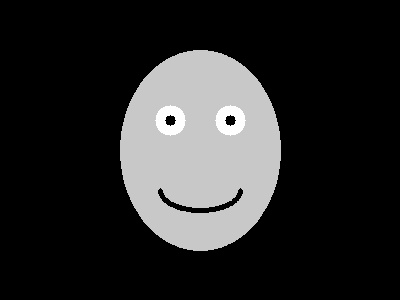
#> input picture test_face.jpg, 400 x 300 px
$ python -i face_detector.py   (imports and definitions only)
#> lines starting #> are read from the running program, lines starting #| are printed output that depends on the picture
#> further down, picture is the input picture: shape (300, 400, 3); min 0, max 255, mean 41.8
"""
Face detection module using OpenCV.
Provides functionality to detect face bounding boxes, eyes, and mouth positions.
"""

import cv2
import numpy as np
from typing import List, Tuple, Optional, Dict, Any
from dataclasses import dataclass


@dataclass
class FaceDetectionResult:
    """Container for face detection results."""
    face_bbox: Tuple[int, int, int, int]  # (x, y, width, height)
    left_eye: Optional[Tuple[int, int]] = None  # (x, y)
    right_eye: Optional[Tuple[int, int]] = None  # (x, y)
    mouth: Optional[Tuple[int, int]] = None  # (x, y)
    confidence: float = 0.0
    algorithm: str = "OpenCV"

    # Manual/OFIQ specific fields
    left_eye_center: Optional[Tuple[int, int]] = None  # Manual/OFIQ left eye center (x, y)
    right_eye_center: Optional[Tuple[int, int]] = None  # Manual/OFIQ right eye center (x, y)
    mouth_center: Optional[Tuple[int, int]] = None  # Manual/OFIQ mouth center (x, y)
    data_source: str = "detected"  # "detected", "manual", "ofiq"
    manual_confidence: float = 1.0  # Confidence for manual/OFIQ entries (0.0-1.0)

    # Additional facial landmarks (for future 98-point support)
    landmarks: Optional[List[Tuple[int, int]]] = None  # List of (x, y) coordinates

    # [12 lines left out: functions has_manual_data, get_effective_eyes, not called in this run]

    def get_effective_mouth(self) -> Optional[Tuple[int, int]]:
        """Get mouth coordinate, preferring manual/OFIQ data if available."""
        return self.mouth_center if self.mouth_center is not None else self.mouth

    # [35 lines left out: functions to_dict, from_dict, not called in this run]


class FaceDetector:
    """Face detector using OpenCV's Haar cascades and DNN models."""

    def __init__(self):
        self.face_cascade = None
        self.eye_cascade = None
        self.mouth_cascade = None
        self.face_dnn = None
        self.initialize_cascades()

    def initialize_cascades(self):
        """Initialize OpenCV cascade classifiers."""
        try:
            # Try to load Haar cascades
            self.face_cascade = cv2.CascadeClassifier(
                cv2.data.haarcascades + 'haarcascade_frontalface_default.xml'
            )
            self.eye_cascade = cv2.CascadeClassifier(
                cv2.data.haarcascades + 'haarcascade_eye.xml'
            )

            # Try to load mouth/smile cascade (may not be available in all OpenCV installations)
            try:
                # Try smile cascade first (more commonly available)
                self.mouth_cascade = cv2.CascadeClassifier(
                    cv2.data.haarcascades + 'haarcascade_smile.xml'
                )
                if self.mouth_cascade.empty():
                    # Try alternative mouth cascade
                    self.mouth_cascade = cv2.CascadeClassifier(
                        cv2.data.haarcascades + 'haarcascade_mcs_mouth.xml'
                    )
                    if self.mouth_cascade.empty():
                        print("Mouth cascade not available, mouth detection will be disabled")
                        self.mouth_cascade = None
            except Exception as e:
                print(f"Mouth cascade not available ({e}), mouth detection will be disabled")
                self.mouth_cascade = None

            # Try to load DNN model for better accuracy
            try:
                # This would require downloading model files
                # For now, we'll use cascades as fallback
                pass
            except:
                print("DNN model not available, using Haar cascades")

        except Exception as e:
            print(f"Error loading cascade classifiers: {e}")
            raise

    def detect_faces_haar(self, image: np.ndarray) -> List[FaceDetectionResult]:
        """
        Detect faces using Haar cascades.

        Args:
            image: Input image in BGR format

        Returns:
            List of FaceDetectionResult objects
        """
        if self.face_cascade is None:
            raise RuntimeError("Face cascade not initialized")

        gray = cv2.cvtColor(image, cv2.COLOR_BGR2GRAY)

        # Detect faces
        faces = self.face_cascade.detectMultiScale(
            gray,
            scaleFactor=1.1,
            minNeighbors=5,
            minSize=(30, 30)
        )
#> faces = [[92, 42, 213, 213]]

        results = []

        for (x, y, w, h) in faces:
            result = FaceDetectionResult(
                face_bbox=(x, y, w, h),
                confidence=1.0,  # Haar cascades don't provide confidence
                algorithm="OpenCV-Haar"
            )

            # Region of interest for eyes and mouth
            roi_gray = gray[y:y+h, x:x+w]
            roi_color = image[y:y+h, x:x+w]

            # Detect eyes
            if self.eye_cascade:
                eyes = self.eye_cascade.detectMultiScale(
                    roi_gray,
                    scaleFactor=1.1,
                    minNeighbors=5,
                    minSize=(20, 20)
                )

                if len(eyes) >= 2:
                    # Sort eyes by x-coordinate (left to right)
                    eyes = sorted(eyes, key=lambda e: e[0])
                    left_eye = eyes[0]
                    right_eye = eyes[1] if len(eyes) > 1 else eyes[0]

                    # Calculate eye centers
                    result.left_eye = (
                        x + left_eye[0] + left_eye[2] // 2,
                        y + left_eye[1] + left_eye[3] // 2
                    )
                    result.right_eye = (
                        x + right_eye[0] + right_eye[2] // 2,
                        y + right_eye[1] + right_eye[3] // 2
                    )

            # Detect mouth
            if self.mouth_cascade:
                # Mouth is typically in lower half of face
                mouth_roi_gray = gray[y + h//2:y + h, x:x + w]
                mouths = self.mouth_cascade.detectMultiScale(
                    mouth_roi_gray,
                    scaleFactor=1.1,
                    minNeighbors=5,
                    minSize=(30, 20)
                )

                if len(mouths) > 0:
                    # Take the largest mouth detection
                    mouth = max(mouths, key=lambda m: m[2] * m[3])
                    result.mouth = (
                        x + mouth[0] + mouth[2] // 2,
                        y + h//2 + mouth[1] + mouth[3] // 2
                    )

            results.append(result)
#> this loop made 1 pass
#> (x, y, w, h, mouth, result.mouth) on pass 1: (92, 42, 213, 213, [54, 30, 112, 56], (202, 206))
#> pass 1, in detect_faces_haar, `roi_gray = gray[y:y+h, x:x+w]`:
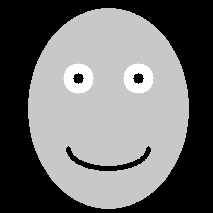
#> roi_gray: shape (213, 213); min 0, max 255, mean 110.6
#> pass 1, in detect_faces_haar, `mouth_roi_gray = gray[y + h//2:y + h, x:x + w]`:
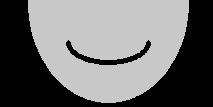
#> mouth_roi_gray: shape (107, 213); min 0, max 207, mean 110.6
#> after the loop, results = 1 item

        return results

    # [158 lines left out: functions detect_faces_dnn, detect_faces, draw_detections, load_image, save_image, not called in this run]

>>> import cv2
>>> picture = cv2.imread('test_face.jpg')
>>> result = FaceDetector().detect_faces_haar(picture)
#> result = 1 item
